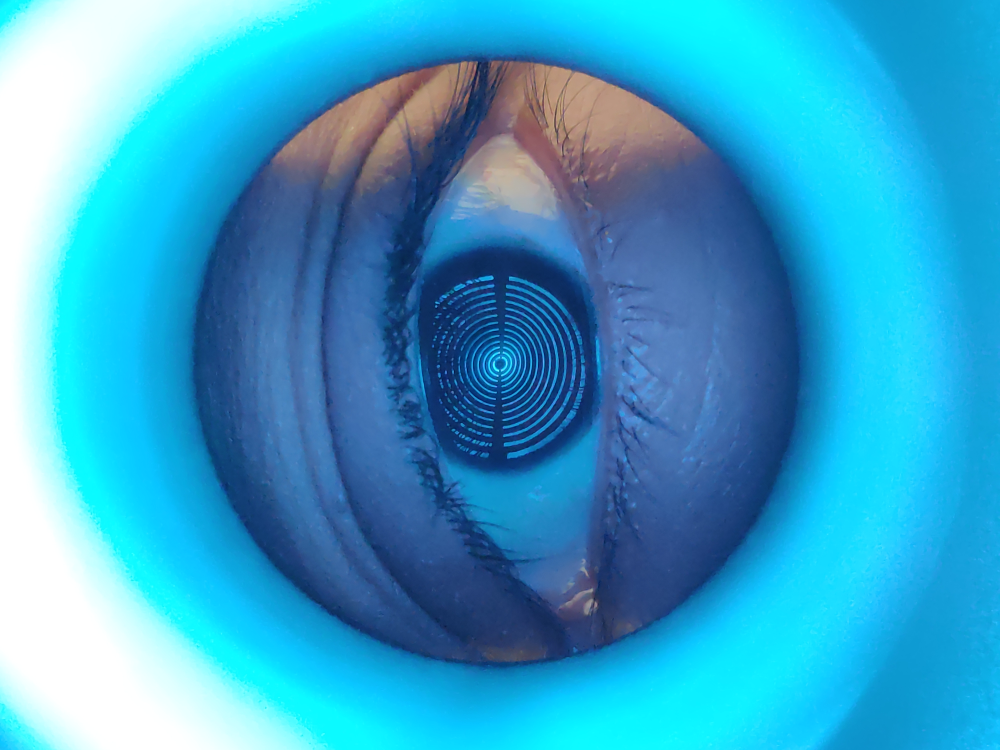
#> input picture smartkc/data/sample_images/kc_left.jpg, 4000 x 3000 px (shown at 1/4 size)
$ python -i framing.py   (imports and definitions only)
#> lines starting #> are read from the running program, lines starting #| are printed output that depends on the picture
"""Conservative automatic framing shared by the Streamlit and Android prototypes.

The Android implementation mirrors these constants and calculations. Framing is a
technical adjustment, not a calibrated disease prediction or eye detector.
"""
from __future__ import annotations

from dataclasses import dataclass
import math

import numpy as np
from PIL import Image, ImageOps


@dataclass(frozen=True)
class FramingResult:
    image: Image.Image
    removed_bottom_fraction: float

    @property
    def adjusted(self) -> bool:
        return self.removed_bottom_fraction > 0


def suggest_bottom_crop(image: Image.Image) -> float:
    """Return the retained height while leaving the full width and top untouched."""
    preview = image.convert("RGB").resize((128, 128), Image.Resampling.BILINEAR)
    rgb = np.asarray(preview, dtype=np.float64)
    gray = 0.299 * rgb[:, :, 0] + 0.587 * rgb[:, :, 1] + 0.114 * rgb[:, :, 2]
    vertical_edges = np.abs(gray[2:, 13:115] - gray[:-2, 13:115]).mean(axis=1)
    energy = np.pad(vertical_edges, (1, 1), mode="edge")
    energy = np.convolve(np.pad(energy, (4, 4), mode="edge"),
                         np.ones(9, dtype=np.float64) / 9, mode="valid")
    sorted_energy = np.sort(energy)
    baseline = float(sorted_energy[int(0.20 * 127)])
    peak = float(sorted_energy[int(0.90 * 127)])
    if peak < baseline + 1.5:
        return 1.0
    activity = np.maximum(0, energy - baseline)
    if activity.sum() <= 0:
        return 1.0
    last_active = int(np.searchsorted(np.cumsum(activity), 0.95 * activity.sum()))
    bottom = min(1.0, (last_active + 1) / 128 + 0.12)
    if bottom < 0.75 or 1 - bottom < 0.12:
        return 1.0
    lower = rgb[112:128, 13:115]
    if float((lower[:, :, 0] - lower[:, :, 1]).mean()) < 48:
        return 1.0
    if float((lower[:, :, 1] - lower[:, :, 2]).mean()) < 15:
        return 1.0
    return bottom


def auto_frame(image: Image.Image) -> FramingResult:
    oriented = ImageOps.exif_transpose(image).convert("RGB")
    fraction = suggest_bottom_crop(oriented)
    height = max(1, min(oriented.height, math.floor(oriented.height * fraction + 0.5)))
    if height == oriented.height:
        return FramingResult(oriented, 0.0)
    return FramingResult(oriented.crop((0, 0, oriented.width, height)),
                         1 - height / oriented.height)

>>> from PIL import Image
>>> picture = Image.open('../smartkc/data/sample_images/kc_left.jpg')
#> picture is the input picture: PIL image 4000x3000 RGB; mean R, G, B 57.7, 162.3, 202.9
>>> result = auto_frame(picture)
#> in auto_frame, `oriented = ImageOps.exif_transpose(image).convert("RGB")`:
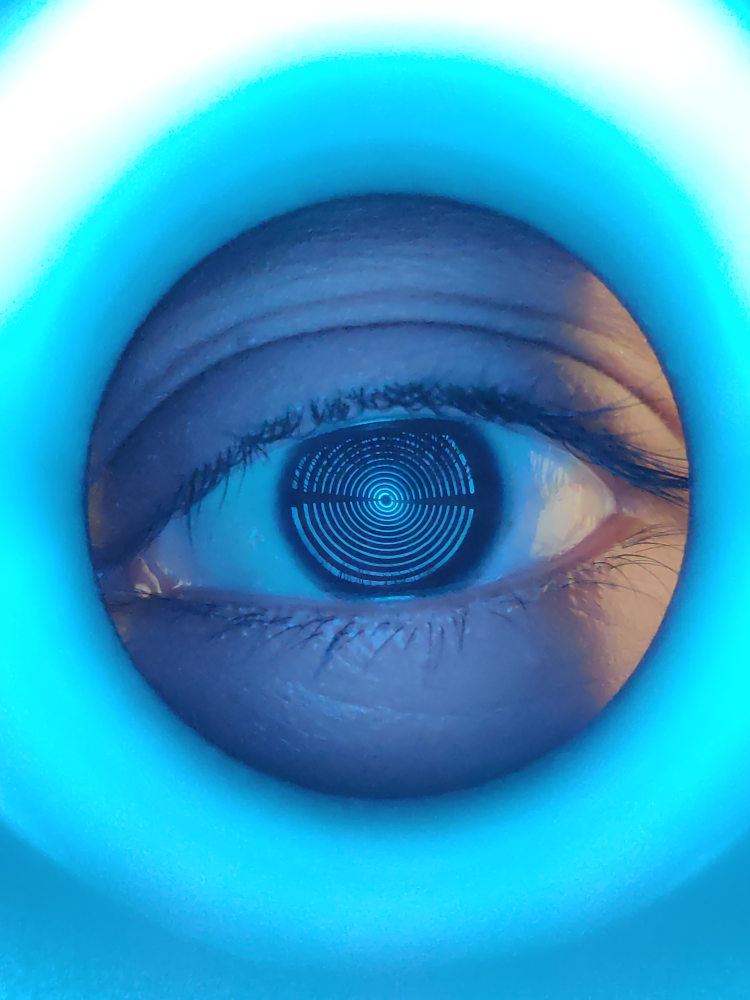
#> oriented: PIL image 3000x4000 RGB (shown at 1/4 size); mean R, G, B 57.7, 162.3, 202.9
#> in suggest_bottom_crop, `preview = image.convert("RGB").resize((128, 128), Image.Resampling.BIL..`:
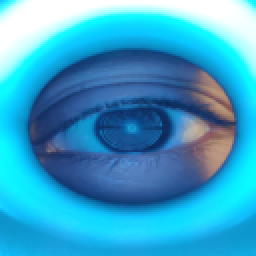
#> preview: PIL image 128x128 RGB (shown 2 times larger); mean R, G, B 57.7, 162.3, 203
#> in suggest_bottom_crop, `gray = 0.299 * rgb[:, :, 0] + 0.587 * rgb[:, :, 1] + 0.114 * rgb[:, :,..`:
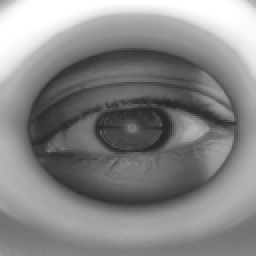
#> gray: shape (128, 128) float64 (shown 2 times larger); min 37.03, max 255, mean 135.7
#> in suggest_bottom_crop, `vertical_edges = np.abs(gray[2:, 13:115] - gray[:-2, 13:115]).mean(axi..`: vertical_edges = 126 values, max 21.27 at index 75, min 1.81 at index 0, mean 11.08
#> in suggest_bottom_crop, `energy = np.pad(vertical_edges, (1, 1), mode="edge")`: energy = 128 values, max 21.27 at index 76, min 1.81 at index 0, mean 10.94
#> in suggest_bottom_crop, `energy = np.convolve(np.pad(energy, (4, 4), mode="edge"), np.ones(9, d..`: energy = 128 values, max 17.06 at index 52, min 3.11 at index 0, mean 10.94
#> in suggest_bottom_crop, `sorted_energy = np.sort(energy)`: sorted_energy = 128 values from 3.11 to 17.06
#> in suggest_bottom_crop, `baseline = float(sorted_energy[int(0.20 * 127)])`: baseline = 7.13
#> in suggest_bottom_crop, `peak = float(sorted_energy[int(0.90 * 127)])`: peak = 14.61
#> in suggest_bottom_crop, `activity = np.maximum(0, energy - baseline)`: activity = 128 values, max 9.93 at index 52, min 0 at index 0, mean 4.08
#> in suggest_bottom_crop, `last_active = int(np.searchsorted(np.cumsum(activity), 0.95 * activity..`: last_active = 102
#> in suggest_bottom_crop, `bottom = min(1.0, (last_active + 1) / 128 + 0.12)`: bottom = 0.925
#> in auto_frame, `fraction = suggest_bottom_crop(oriented)`: fraction = 1
#> in auto_frame, `height = max(1, min(oriented.height, math.floor(oriented.height * frac..`: height = 4000

$ run again, on smartkc/data/sample_images/kc_right.jpg
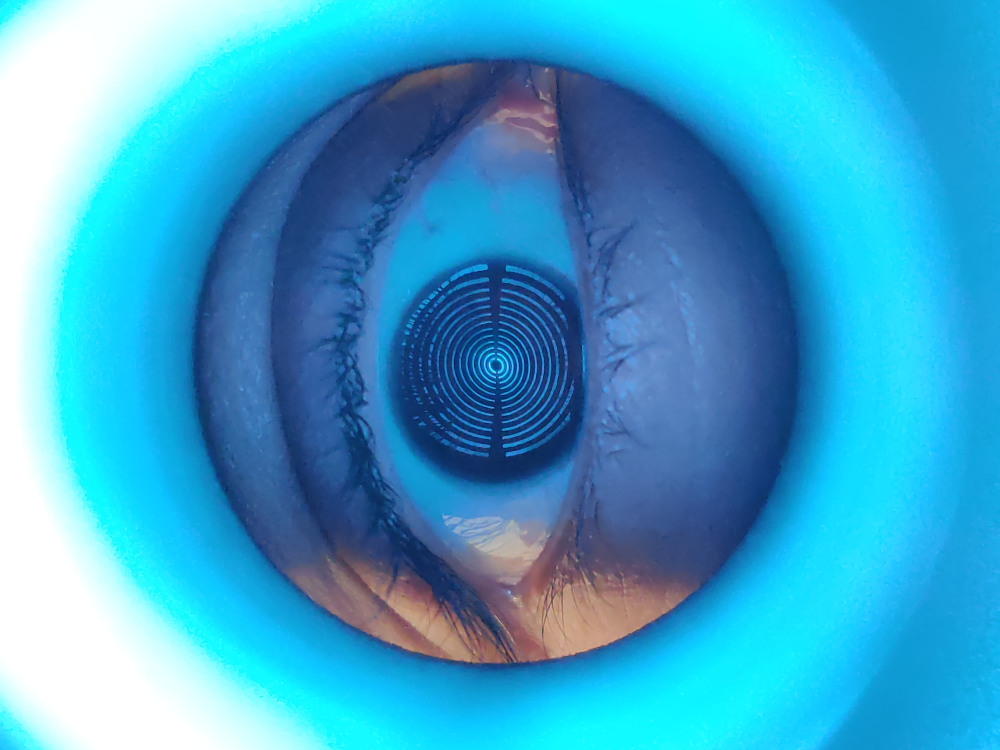
#> input picture smartkc/data/sample_images/kc_right.jpg, 4000 x 3000 px (shown at 1/4 size)
#> picture is the input picture: PIL image 4000x3000 RGB; mean R, G, B 61.7, 164.1, 205.5
#> in suggest_bottom_crop, `preview = image.convert("RGB").resize((128, 128), Image.Resampling.BIL..`:
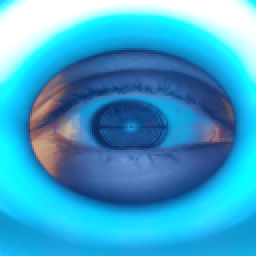
#> preview: PIL image 128x128 RGB (shown 2 times larger); mean R, G, B 61.7, 164.1, 205.5
#> in suggest_bottom_crop, `gray = 0.299 * rgb[:, :, 0] + 0.587 * rgb[:, :, 1] + 0.114 * rgb[:, :,..`:
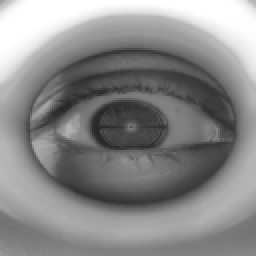
#> gray: shape (128, 128) float64 (shown 2 times larger); min 40.2, max 255, mean 138.2
#> vertical_edges = 126 values, max 20.47 at index 23, min 0.959 at index 0, mean 10.98
#> in suggest_bottom_crop, `energy = np.pad(vertical_edges, (1, 1), mode="edge")`: energy = 128 values, max 20.47 at index 24, min 0.959 at index 0, mean 10.84
#> in suggest_bottom_crop, `energy = np.convolve(np.pad(energy, (4, 4), mode="edge"), np.ones(9, d..`: energy = 128 values, max 16.57 at index 49, min 2.15 at index 0, mean 10.84
#> sorted_energy = 128 values from 2.15 to 16.57
#> baseline = 7.15
#> peak = 14.69
#> activity = 128 values, max 9.42 at index 49, min 0 at index 0, mean 3.98
#> last_active = 103
#> bottom = 0.932
#> fraction = 1
#> height = 4000

$ run again, on smartkc/data/sample_images/nokc_right.jpg
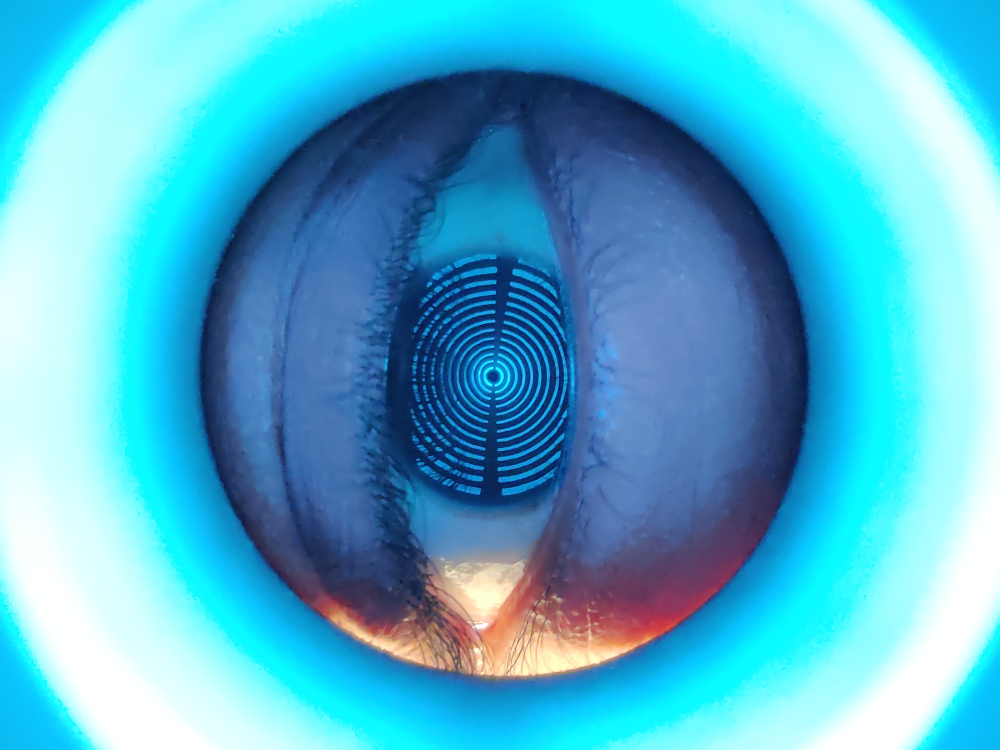
#> input picture smartkc/data/sample_images/nokc_right.jpg, 4000 x 3000 px (shown at 1/4 size)
#> picture is the input picture: PIL image 4000x3000 RGB; mean R, G, B 83.7, 177.7, 207.1
#> in suggest_bottom_crop, `preview = image.convert("RGB").resize((128, 128), Image.Resampling.BIL..`:
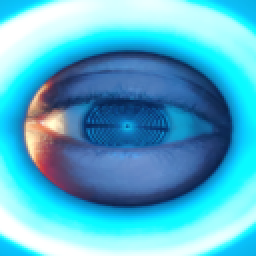
#> preview: PIL image 128x128 RGB (shown 2 times larger); mean R, G, B 83.7, 177.7, 207.1
#> in suggest_bottom_crop, `gray = 0.299 * rgb[:, :, 0] + 0.587 * rgb[:, :, 1] + 0.114 * rgb[:, :,..`:
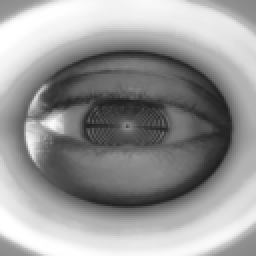
#> gray: shape (128, 128) float64 (shown 2 times larger); min 31.11, max 255, mean 152.9
#> vertical_edges = 126 values, max 27.54 at index 24, min 3.45 at index 8, mean 12.82
#> in suggest_bottom_crop, `energy = np.pad(vertical_edges, (1, 1), mode="edge")`: energy = 128 values, max 27.54 at index 25, min 3.45 at index 9, mean 12.81
#> in suggest_bottom_crop, `energy = np.convolve(np.pad(energy, (4, 4), mode="edge"), np.ones(9, d..`: energy = 128 values, max 22.79 at index 28, min 5.41 at index 9, mean 12.82
#> sorted_energy = 128 values from 5.41 to 22.79
#> baseline = 9.14
#> peak = 18.84
#> activity = 128 values, max 13.65 at index 28, min 0 at index 3, mean 4.03
#> last_active = 107
#> bottom = 0.964
#> fraction = 1
#> height = 4000
